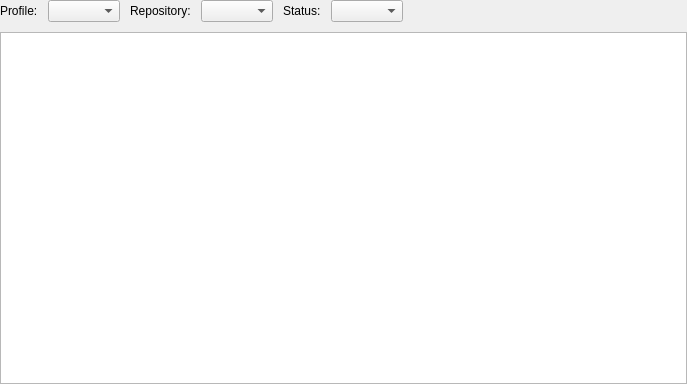
<?xml version="1.0" encoding="UTF-8"?>
<ui version="4.0">
 <class>JobsPage</class>
 <widget class="QWidget" name="JobsPage">
  <property name="geometry">
   <rect>
    <x>0</x>
    <y>0</y>
    <width>687</width>
    <height>384</height>
   </rect>
  </property>
  <layout class="QVBoxLayout" name="verticalLayout">
   <property name="spacing">
    <number>10</number>
   </property>
   <property name="leftMargin">
    <number>0</number>
   </property>
   <property name="topMargin">
    <number>0</number>
   </property>
   <property name="rightMargin">
    <number>0</number>
   </property>
   <property name="bottomMargin">
    <number>0</number>
   </property>
   <item>
    <layout class="QHBoxLayout" name="filterLayout">
     <item>
      <widget class="QLabel" name="profileFilterLabel">
       <property name="text">
        <string>Profile:</string>
       </property>
      </widget>
     </item>
     <item>
      <widget class="QComboBox" name="profileFilter">
       <property name="sizeAdjustPolicy">
        <enum>QComboBox::AdjustToContents</enum>
       </property>
      </widget>
     </item>
     <item>
      <widget class="QLabel" name="repoFilterLabel">
       <property name="text">
        <string>Repository:</string>
       </property>
      </widget>
     </item>
     <item>
      <widget class="QComboBox" name="repoFilter">
       <property name="sizeAdjustPolicy">
        <enum>QComboBox::AdjustToContents</enum>
       </property>
      </widget>
     </item>
     <item>
      <widget class="QLabel" name="statusFilterLabel">
       <property name="text">
        <string>Status:</string>
       </property>
      </widget>
     </item>
     <item>
      <widget class="QComboBox" name="statusFilter">
       <property name="sizeAdjustPolicy">
        <enum>QComboBox::AdjustToContents</enum>
       </property>
      </widget>
     </item>
     <item>
      <spacer name="filterSpacer">
       <property name="orientation">
        <enum>Qt::Horizontal</enum>
       </property>
       <property name="sizeHint" stdset="0">
        <size>
         <width>40</width>
         <height>20</height>
        </size>
       </property>
      </spacer>
     </item>
    </layout>
   </item>
   <item>
    <widget class="QTableView" name="jobsTable">
     <property name="showGrid">
      <bool>false</bool>
     </property>
     <property name="sortingEnabled">
      <bool>true</bool>
     </property>
     <attribute name="verticalHeaderVisible">
      <bool>false</bool>
     </attribute>
    </widget>
   </item>
  </layout>
 </widget>
 <resources/>
 <connections/>
</ui>
